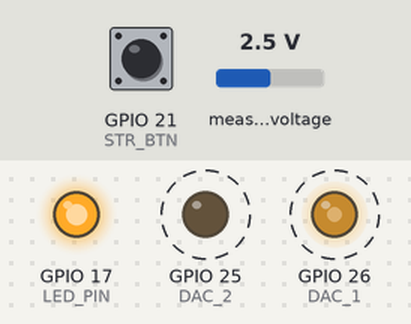
Bench run of a sketch on a simulated ESP32. Parts: output pins drawn as LEDs (lit = HIGH). Dashed ring = blinking. Inputs (shaded band) come from the test bench; at power-on: GPIO 21 (STR_BTN) HIGH, measured voltage 2.5 V.

Above: at 1.05 s.
1.3 s: GPIO 21 (STR_BTN) pulled LOW for 0.15 s
At 1.3 s:
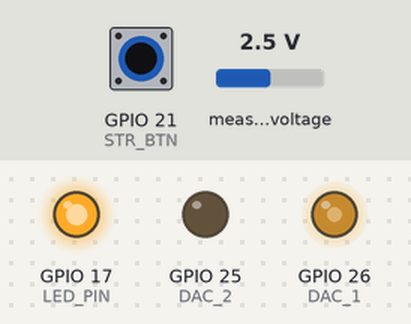
4.4 s: GPIO 21 (STR_BTN) pulled LOW for 1 s
At 4.4 s:
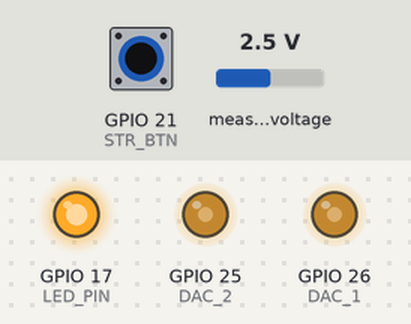
8.1 s: GPIO 21 (STR_BTN) pulled LOW for 3.2 s
Timing chart, 0 to 18.8 s (numbered marks = the images above; inputs shaded):
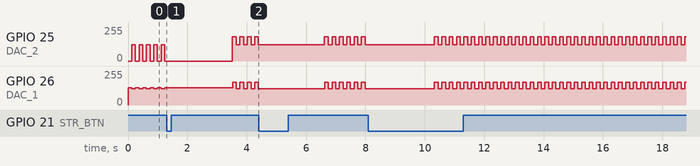

The sketch:

percobaan2.ino
```cpp
// penggunaan library
#include <Adafruit_MCP3008.h>
// definisi pin interkoneksi kit
#define LED_PIN 17
#define STR_BTN 21
#define ADC_ESP 36
#define DAC_1 26
#define DAC_2 25
#define SPI_MISO 19
#define SPI_MOSI 23
#define SPI_SCLK 18
#define SPI_CS 5
// definisi parameter
#define DATA_LEN 2000
#define MCP_VREF 4.75 // Volt DC
#define ESP_VREF 3.30 // Volt DC
#define V_OFFSET 1.60 // Volt DC
#define FILTER_ORDER 32
#define DUMMY_DATA_LEN 100
#define SAMPLING_FREQ 16000
uint64_t SAMPLING_PERIOD = 1000000 / SAMPLING_FREQ;
const uint32_t TOTAL_DATA_LEN = DATA_LEN + 2*DUMMY_DATA_LEN;
const int32_t OFFSET_ADC = 255*V_OFFSET/ESP_VREF;
// mendefinisikan koefisien filter
float COEFF_B[FILTER_ORDER + 1] = {-0.0009,-0.0010,-0.0014,-0.0019,-0.0026,
-0.0034,-0.0044,-0.0055,-0.0066,-0.0078,-0.0089,-0.0099,-0.0108,-0.0115,
-0.0121,-0.0124,0.9884,-0.0124,-0.0121,-0.0115,-0.0108,-0.0099,-0.0089,-0.0078,
-0.0066,-0.0055,-0.0044,-0.0034,-0.0026,-0.0019,-0.0014,-0.0010,-0.0009};
// pembuatan objek adc dari MCP3008
Adafruit_MCP3008 adc;
// pembuatan objek timer
hw_timer_t *My_timer = NULL;
// deklarasi variabel
byte getDataFlag = 0;
byte calcDataFlag = 0;
// mendefinisikan data untuk filter dan hasilnya
int32_t BUFFER[TOTAL_DATA_LEN];
int32_t UNFILTERED_DATA[TOTAL_DATA_LEN];
int32_t FILTERED_DATA[TOTAL_DATA_LEN];
uint32_t counter = DUMMY_DATA_LEN;
// setiap SAMPLING_PERIOD, melakukan interupsi
void IRAM_ATTR onTimer(){
if(getDataFlag){
UNFILTERED_DATA[counter] = ((adc.readADC(0) >>
2)/ESP_VREF)*MCP_VREF;
BUFFER[counter] = UNFILTERED_DATA[counter] - OFFSET_ADC;
counter = counter + 1;
if(counter >= TOTAL_DATA_LEN){
getDataFlag = 0;
counter = DUMMY_DATA_LEN;
}
}else{
if(!calcDataFlag){
if(counter < DATA_LEN + DUMMY_DATA_LEN){
dacWrite(DAC_1, FILTERED_DATA[counter]);
dacWrite(DAC_2, UNFILTERED_DATA[counter]);
}else{
dacWrite(DAC_1, OFFSET_ADC);
dacWrite(DAC_2, OFFSET_ADC);
if(counter >= (DATA_LEN << 1) + DUMMY_DATA_LEN){
counter = DUMMY_DATA_LEN;
}
}
counter = counter + 1;
}
}
}
// ketika tombol ditekan, akan dilakukan get DATA_LEN data; flag set ke 1
void getData(){
getDataFlag = 1;
calcDataFlag = 1;
counter = 0;
}
// fungsi untuk melakukan filter
int32_t filter_fir(int32_t counter_){
float temp = 0;
int32_t int_temp;
for(uint32_t i = 0; i < FILTER_ORDER; i++){
temp = temp + BUFFER[counter_ - i] * COEFF_B[i];
}
int_temp = (int32_t) temp;
return int_temp;
}
void setup() {
// set mode untuk setiap pin
pinMode(ADC_ESP, INPUT);
pinMode(STR_BTN, INPUT_PULLUP);
pinMode(LED_PIN, OUTPUT);
// menggunakan interrupt external untuk tombol
attachInterrupt(digitalPinToInterrupt(STR_BTN), getData, FALLING);
// inisiasi MCP3008
adc.begin(SPI_SCLK, SPI_MOSI, SPI_MISO, SPI_CS);
// menyalakan led indikator
digitalWrite(LED_PIN, HIGH);
// set timer untuk sampling
My_timer = timerBegin(0, 80, true);
timerAttachInterrupt(My_timer, &onTimer, true);
timerAlarmWrite(My_timer, SAMPLING_PERIOD, true);
timerAlarmEnable(My_timer);
// inisialisasi data terfilter
for(uint32_t i = 0; i < TOTAL_DATA_LEN; i++){
FILTERED_DATA[i] = 128;
}
}
void loop() {
// looping yang terjadi adalah perhitungan dan pass data ke osiloskop
// pass data dilakukan dengan interrupt pada DAC_1 dan DAC_2
if(!getDataFlag && calcDataFlag){
FILTERED_DATA[counter] = filter_fir(counter);
FILTERED_DATA[counter] = FILTERED_DATA[counter] + OFFSET_ADC;
counter = counter + 1;
if(counter >= DUMMY_DATA_LEN + DATA_LEN){
calcDataFlag = 0;
counter = 0;
}
}
}
```
